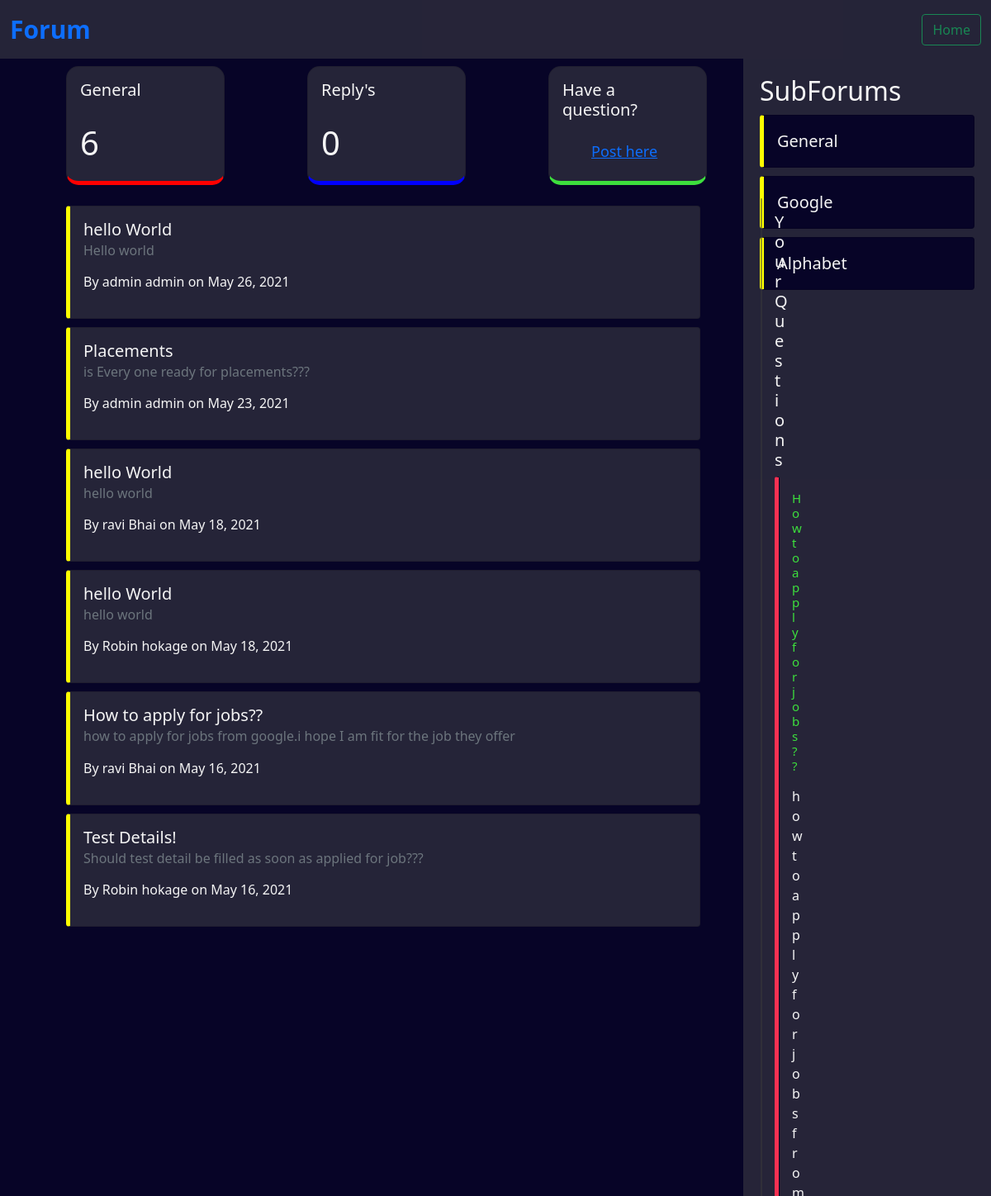
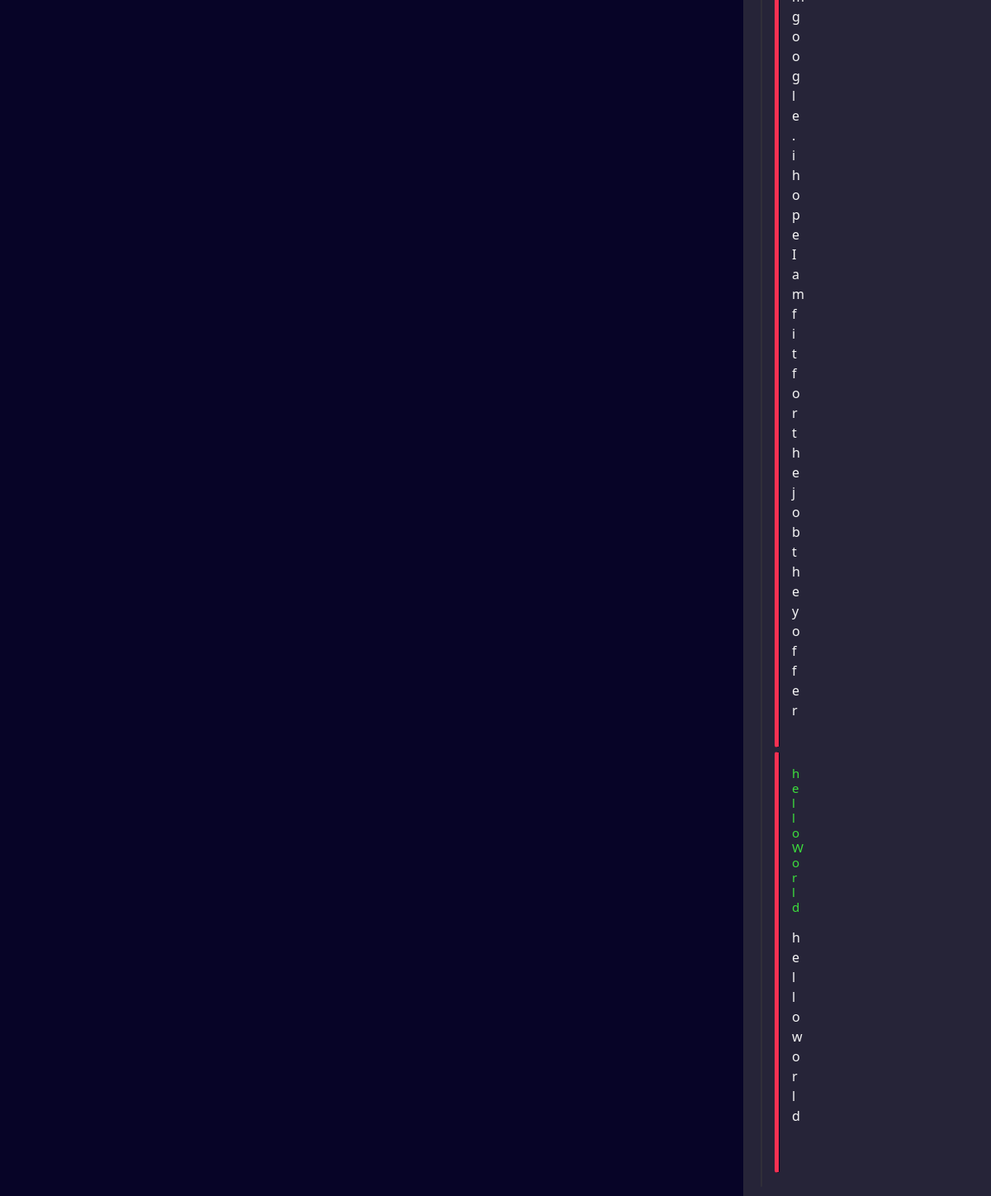
Page /forum/ (signed in) on the committed database (2 pictures, top to bottom).
### company/models.py (models this page shows, shortened)
class CompanyProfile(models.Model):
    user=models.OneToOneField(get_user_model(),on_delete=models.CASCADE)
    company_name=models.CharField(max_length=70)
    preview=models.TextField()
    about=models.TextField()
    website=models.URLField(max_length=250)
    service_provided=models.CharField(max_length=250)
    address=models.TextField()
    headquaters=models.CharField(max_length=250)
    type_of_company=models.CharField(choices=type_list,max_length=50)
    founded_on=models.CharField(max_length=4)
    speciality=models.TextField()
    def __str__(self):
        return self.company_name

### forum/models.py (models this page shows, shortened)
class Query(models.Model):
    user = models.ForeignKey(get_user_model(), on_delete=models.CASCADE)
    title = models.CharField(max_length=250)
    body = RichTextField()
    sub_forum = models.CharField(max_length=250)
    date_posted = models.DateField(default=timezone.now)

### account/models.py (models this page shows, shortened)
class CustomUser(AbstractBaseUser, PermissionsMixin):
    email = models.EmailField(_('email address'), unique=True)
    first_name=models.CharField(max_length=50)
    last_name=models.CharField(max_length=50)
    user_type=models.CharField(max_length=100,choices=choice_list,default='student')
    is_staff = models.BooleanField(default=False)
    is_active = models.BooleanField(default=True)
    date_joined = models.DateTimeField(default=timezone.now)
    USERNAME_FIELD = 'email'
    REQUIRED_FIELDS = []
    objects = CustomUserManager()

### forum/views.py (the view)
# urls.py: path('',MainPage,name="forum-main"),
def MainPage(request):
    queries=Query.objects.all().order_by('-date_posted')
    q_count=Query.objects.all().count
    my_questions=Query.objects.filter(user=request.user)
    cp=CompanyProfile.objects.all()
    r_count=Reply.objects.filter(user=request.user).count()
    context={
        'queries':queries,
        'my_questions':my_questions,
        'q_count':q_count,
        'cp':cp,
        'r_count':r_count,
    }
    return render(request,'forum/main.html',context)

### forum/templates/forum/main.html (shortened to what this page needs)
<!DOCTYPE html>
<html lang="en">
<head>
    <link href="https://cdn.jsdelivr.net/npm/bootstrap@5.0.0-beta3/dist/css/bootstrap.min.css" rel="stylesheet">
    <link rel="stylesheet" href="https://cdnjs.cloudflare.com/ajax/libs/font-awesome/5.12.1/css/all.min.css">
    <link rel="stylesheet" href="https://cdn.jsdelivr.net/npm/pixeden-stroke-7-icon@1.2.3/pe-icon-7-stroke/dist/pe-icon-7-stroke.min.css">
</head>
<body style="background-color: #070427;">
    <nav class="navbar fixed-top" style="background-color:rgba(74, 75, 78, 0.46)">
        <div class="container-fluid">
          <a class="navbar-brand" style="font-size: 30px;" href="{% url 'forum-main'%}"><b> Forum</b></a>
          <a href="{% url 'back-home' %}" class="btn btn-outline-success">Home</a>
        </div>
      </nav>
    <div class="sidenav">
        <h2 style="color: whitesmoke; padding-left:20px"> SubForums</h2>
        <div class="card" style="margin :10px 20px;background-color: #070427;border-left: solid yellow 5px">
            <div class="card-body">
                <a href="{% url 'forum-main' %}" style="text-decoration: none;color:whitesmoke;font-size:20px" >General</a>
            </div>
          </div>
          {% for c in cp%}
          <div class="card" style="margin :10px 20px;background-color: #070427;border-left: solid yellow 5px">
            <div class="card-body">
                <a href="{% url 'sub-forum' c %}" style="text-decoration: none;color:whitesmoke;font-size:20px" >{{c}}</a>
            </div>
          </div>
          {%endfor%}
    </div>
    <div style="display: flex;">
        <div>
            <div style="padding:80px 10px 20px 30px;display:flex; ">
                <div class="card" style="width: 12rem;background-color:rgba(74, 75, 78, 0.46);margin:0px 50px;border-radius:15px;border-bottom:solid 5px red">
                    <div class="card-body">
                    <h5 class="card-title" style="color:whitesmoke;">General</h5><br>
                    <h1 class="card-subtitle" style="color: whitesmoke;">{{q_count}}</h1>
                    </div>
                </div>
                <div class="card" style="width: 12rem;background-color:rgba(74, 75, 78, 0.46);margin:0px 50px;border-radius:15px;border-bottom:solid 5px blue">
                    <div class="card-body">
                    <h5 class="card-title" style="color:whitesmoke;">Reply's</h5><br>
                    <h1 class="card-subtitle" style="color: whitesmoke;">{{r_count}}</h1>
                    </div>
                </div>
                <div class="card" style="width: 12rem;background-color:rgba(74, 75, 78, 0.46);margin:0px 50px;border-radius:15px;border-bottom:solid 5px rgb(61, 223, 61)">
                    <div class="card-body">
                    <h5 class="card-title" style="color:whitesmoke;">Have a question?</h5><br>
                    <h6 class="card-subtitle mb-2 text-muted" style="margin-left: 35px;font-size:18px"><a href="{% url 'add-query'%}">Post here</a></h6>
                    </div>
                </div>
            </div>
            {% for q in queries%}
            <div style="color: whitesmoke;margin:5px 0px 10px 80px;overflow-y:auto;">
                <div class="card" style="width: 48rem;background-color:rgba(74, 75, 78, 0.46);border-left: solid yellow 5px">
                    <div class="card-body">
                    <h5 class="card-title"><a href="{% url 'detail-query' q.id %}" style="text-decoration:none;color:whitesmoke">{{q.title}}</a></h5>
                    <h6 class="card-subtitle mb-2 text-muted">{{q.body|safe}}</h6>
                    <p style="font-weight: lighter;">By {{q.user.first_name}} {{q.user.last_name}} on {{q.date_posted}}</p>
                    </div>
                </div>
            </div>
            {%endfor%}
        </div>
        <div class="card" style="width: 18rem;margin: 240px 350px 15px 5px;background-color:rgba(74, 75, 78, 0.46)">
            <div class="card-body" style="color:whitesmoke">
              <h5 class="card-title">Your Questions</h5>
              {% for q in my_questions%}
              <div class="card" style="background-color: #070427;border-left: solid rgb(248, 49, 82) 5px; margin-top:5px">
                <div class="card-body" >
                  <h5 style="font-size: 15px;"><a href="{% url 'detail-query' q.id %}" style="text-decoration: none;color:rgb(61, 223, 61)">{{q.title}}</a></h5>
                 <p style="color: whitesmoke;">{{q.body|safe}}</p>
                </div>
              </div>
              {%endfor%}
            </div>
          </div>
    </div>
</body>
</html>

### forum/templates/forum/main.html (style rules this page uses)
.sidenav { height: 100%; width: 300px; position: fixed; top: 71px; right: 0; background-color: rgba(74, 75, 78, 0.46); overflow-x: hidden; padding-top: 20px; }

### rows in the picture
CompanyProfile: company_name "Google"
CompanyProfile: company_name "Alphabet"
Query: title "hello World", body "Hello world", user.first_name "admin", user.last_name "admin", date_posted "May 26, 2021"
Query: title "Placements", body "is Every one ready for placements???", user.first_name "admin", user.last_name "admin", date_posted "May 23, 2021"
Query: title "hello World", body "hello world", user.first_name "ravi", user.last_name "Bhai", date_posted "May 18, 2021"
Query: title "hello World", body "hello world", user.first_name "Robin", user.last_name "hokage", date_posted "May 18, 2021"
Query: title "How to apply for jobs??", body "how to apply for jobs from google.i hope I am fit for the job they offer", user.first_name "ravi", user.last_name "Bhai", date_posted "May 16, 2021"
Query: title "Test Details!", body "Should test detail be filled as soon as applied for job???", user.first_name "Robin", user.last_name "hokage", date_posted "May 16, 2021"

### other values in the picture
{{ q_count }} "6"
{{ r_count }} "0"
